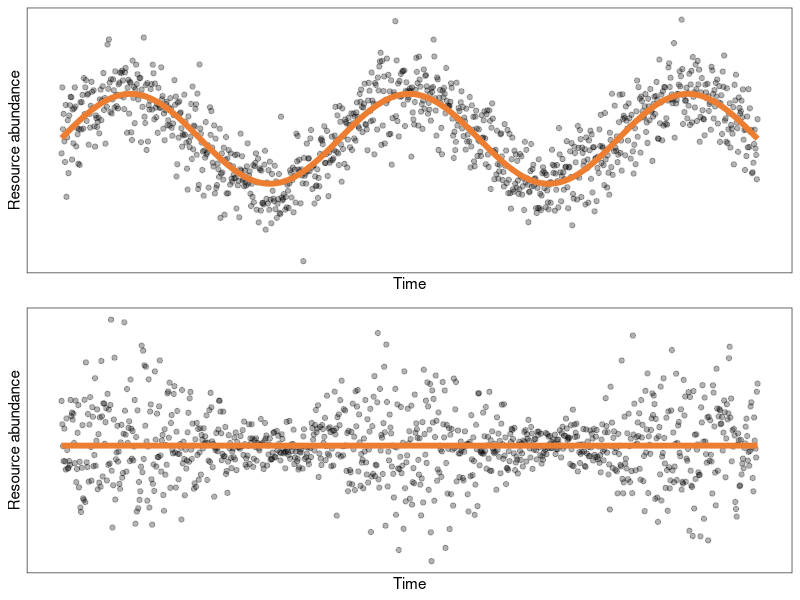
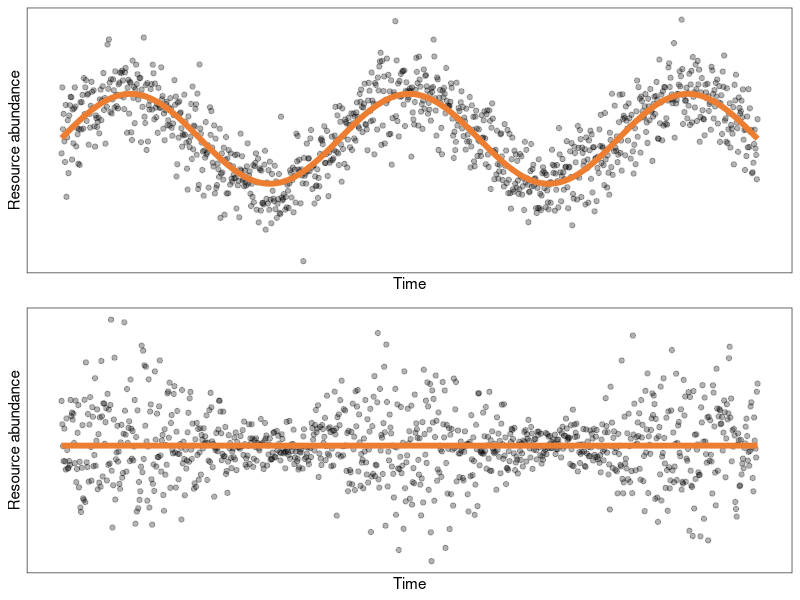

The R script that drew these images, in order:
library('dplyr')   # for data wrangling
library('ggplot2') # for fancy figures
library('cowplot') # for fancy multi-panel figures

theme_set(theme_bw()) # change default ggplot theme

d <- tibble(t = 1:1e3,
            mu_1 = sinpi(t / 200) * 2 + 20,
            s2_2 = sinpi(t / 200) * 2 + 20,
            y_1 = rnorm(n = length(t), mean = mu_1, sd = 1),
            y_2 = rnorm(n = length(t), mean = 0, sd = (mu_1 - 14)^2))

plot_grid(
  ggplot(d) +
    geom_point(aes(t, y_1), alpha = 0.3) +
    geom_line(aes(t, mu_1), color = '#ED7D31', linewidth = 2) +
    scale_x_continuous('Time', breaks = NULL) +
    scale_y_continuous('Resource abundance', breaks = NULL),
  ggplot(d) +
    geom_point(aes(t, y_2), alpha = 0.3) +
    geom_line(aes(t, 0), color = '#ED7D31', linewidth = 2) +
    scale_x_continuous('Time', breaks = NULL) +
    scale_y_continuous('Resource abundance', breaks = NULL),
  ncol = 1)

ggsave('figures/biol-417-lecture/change-in-mean-vs-stochasticity.png',
       width = 5, height = 6, bg = 'white', scale = 0.8)
